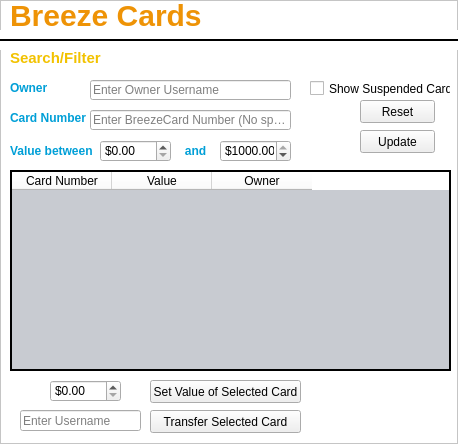
<?xml version="1.0" encoding="UTF-8"?>
<ui version="4.0">
 <class>Frame</class>
 <widget class="QFrame" name="Frame">
  <property name="geometry">
   <rect>
    <x>0</x>
    <y>0</y>
    <width>458</width>
    <height>444</height>
   </rect>
  </property>
  <property name="windowTitle">
   <string>Breeze Card Management</string>
  </property>
  <property name="windowIcon">
   <iconset resource="../qtResources.qrc">
    <normaloff>:/newPrefix/ui/marta-logo.png</normaloff>:/newPrefix/ui/marta-logo.png</iconset>
  </property>
  <property name="toolTipDuration">
   <number>-1</number>
  </property>
  <property name="styleSheet">
   <string notr="true">QFrame {background-color: #ffffff} 
QLabel {color: #009fd7; font-weight: bold;}
#frameLabelTop {background-color: transparent; color: #ee9306; font-size: 30px;}</string>
  </property>
  <property name="frameShape">
   <enum>QFrame::StyledPanel</enum>
  </property>
  <property name="frameShadow">
   <enum>QFrame::Raised</enum>
  </property>
  <widget class="QPushButton" name="updateButton">
   <property name="geometry">
    <rect>
     <x>360</x>
     <y>130</y>
     <width>75</width>
     <height>23</height>
    </rect>
   </property>
   <property name="cursor">
    <cursorShape>PointingHandCursor</cursorShape>
   </property>
   <property name="text">
    <string>Update</string>
   </property>
  </widget>
  <widget class="QCheckBox" name="checkBox">
   <property name="geometry">
    <rect>
     <x>310</x>
     <y>80</y>
     <width>141</width>
     <height>17</height>
    </rect>
   </property>
   <property name="text">
    <string>Show Suspended Cards</string>
   </property>
  </widget>
  <widget class="QLabel" name="frameLabelTop">
   <property name="geometry">
    <rect>
     <x>10</x>
     <y>0</y>
     <width>201</width>
     <height>31</height>
    </rect>
   </property>
   <property name="font">
    <font>
     <pointsize>-1</pointsize>
     <weight>75</weight>
     <bold>true</bold>
    </font>
   </property>
   <property name="autoFillBackground">
    <bool>false</bool>
   </property>
   <property name="styleSheet">
    <string notr="true">#frameLabelTop {background-color: transparent}</string>
   </property>
   <property name="text">
    <string>Breeze Cards</string>
   </property>
  </widget>
  <widget class="QPushButton" name="resetButton">
   <property name="geometry">
    <rect>
     <x>360</x>
     <y>100</y>
     <width>75</width>
     <height>23</height>
    </rect>
   </property>
   <property name="cursor">
    <cursorShape>PointingHandCursor</cursorShape>
   </property>
   <property name="text">
    <string>Reset</string>
   </property>
  </widget>
  <widget class="QLabel" name="cardNumberLabel">
   <property name="geometry">
    <rect>
     <x>10</x>
     <y>110</y>
     <width>81</width>
     <height>16</height>
    </rect>
   </property>
   <property name="text">
    <string>Card Number</string>
   </property>
  </widget>
  <widget class="QLabel" name="valueBetweenLabel">
   <property name="geometry">
    <rect>
     <x>10</x>
     <y>140</y>
     <width>91</width>
     <height>21</height>
    </rect>
   </property>
   <property name="text">
    <string>Value between</string>
   </property>
  </widget>
  <widget class="Line" name="line">
   <property name="windowModality">
    <enum>Qt::ApplicationModal</enum>
   </property>
   <property name="geometry">
    <rect>
     <x>0</x>
     <y>30</y>
     <width>461</width>
     <height>20</height>
    </rect>
   </property>
   <property name="maximumSize">
    <size>
     <width>16777215</width>
     <height>16777215</height>
    </size>
   </property>
   <property name="font">
    <font>
     <pointsize>8</pointsize>
    </font>
   </property>
   <property name="mouseTracking">
    <bool>true</bool>
   </property>
   <property name="autoFillBackground">
    <bool>false</bool>
   </property>
   <property name="styleSheet">
    <string notr="true">Line {backgournd-color: transparent;}</string>
   </property>
   <property name="frameShadow">
    <enum>QFrame::Plain</enum>
   </property>
   <property name="lineWidth">
    <number>2</number>
   </property>
   <property name="orientation">
    <enum>Qt::Horizontal</enum>
   </property>
  </widget>
  <widget class="QPushButton" name="setValueButton">
   <property name="geometry">
    <rect>
     <x>150</x>
     <y>380</y>
     <width>151</width>
     <height>23</height>
    </rect>
   </property>
   <property name="cursor">
    <cursorShape>PointingHandCursor</cursorShape>
   </property>
   <property name="text">
    <string>Set Value of Selected Card</string>
   </property>
  </widget>
  <widget class="QPushButton" name="transferCardButton">
   <property name="geometry">
    <rect>
     <x>150</x>
     <y>410</y>
     <width>151</width>
     <height>23</height>
    </rect>
   </property>
   <property name="cursor">
    <cursorShape>PointingHandCursor</cursorShape>
   </property>
   <property name="text">
    <string>Transfer Selected Card</string>
   </property>
  </widget>
  <widget class="QLabel" name="searchFilterLabel">
   <property name="geometry">
    <rect>
     <x>10</x>
     <y>50</y>
     <width>111</width>
     <height>16</height>
    </rect>
   </property>
   <property name="styleSheet">
    <string notr="true">#searchFilterLabel {font-size: 15px; color: #f2c200;}</string>
   </property>
   <property name="text">
    <string>Search/Filter</string>
   </property>
  </widget>
  <widget class="QLabel" name="andLabel">
   <property name="geometry">
    <rect>
     <x>180</x>
     <y>140</y>
     <width>31</width>
     <height>21</height>
    </rect>
   </property>
   <property name="styleSheet">
    <string notr="true"/>
   </property>
   <property name="text">
    <string>and</string>
   </property>
   <property name="alignment">
    <set>Qt::AlignCenter</set>
   </property>
  </widget>
  <widget class="QLabel" name="ownerLabel">
   <property name="geometry">
    <rect>
     <x>10</x>
     <y>80</y>
     <width>41</width>
     <height>16</height>
    </rect>
   </property>
   <property name="text">
    <string>Owner</string>
   </property>
  </widget>
  <widget class="QLineEdit" name="ownerTextEdit">
   <property name="geometry">
    <rect>
     <x>90</x>
     <y>80</y>
     <width>201</width>
     <height>20</height>
    </rect>
   </property>
   <property name="placeholderText">
    <string>Enter Owner Username</string>
   </property>
  </widget>
  <widget class="QLineEdit" name="cardNumberTextEdit">
   <property name="geometry">
    <rect>
     <x>90</x>
     <y>110</y>
     <width>201</width>
     <height>20</height>
    </rect>
   </property>
   <property name="placeholderText">
    <string>Enter BreezeCard Number (No spaces)</string>
   </property>
  </widget>
  <widget class="QLineEdit" name="transferTextEdit">
   <property name="geometry">
    <rect>
     <x>20</x>
     <y>410</y>
     <width>121</width>
     <height>21</height>
    </rect>
   </property>
   <property name="placeholderText">
    <string>Enter Username</string>
   </property>
  </widget>
  <widget class="QDoubleSpinBox" name="cardValueSpinBox">
   <property name="geometry">
    <rect>
     <x>50</x>
     <y>380</y>
     <width>71</width>
     <height>22</height>
    </rect>
   </property>
   <property name="buttonSymbols">
    <enum>QAbstractSpinBox::UpDownArrows</enum>
   </property>
   <property name="prefix">
    <string>$</string>
   </property>
   <property name="maximum">
    <double>1000.000000000000000</double>
   </property>
   <property name="singleStep">
    <double>0.010000000000000</double>
   </property>
   <property name="value">
    <double>0.000000000000000</double>
   </property>
  </widget>
  <widget class="QDoubleSpinBox" name="money1SpinBox">
   <property name="geometry">
    <rect>
     <x>100</x>
     <y>140</y>
     <width>71</width>
     <height>22</height>
    </rect>
   </property>
   <property name="buttonSymbols">
    <enum>QAbstractSpinBox::UpDownArrows</enum>
   </property>
   <property name="prefix">
    <string>$</string>
   </property>
   <property name="maximum">
    <double>1000.000000000000000</double>
   </property>
   <property name="singleStep">
    <double>0.010000000000000</double>
   </property>
   <property name="value">
    <double>0.000000000000000</double>
   </property>
  </widget>
  <widget class="QDoubleSpinBox" name="money2SpinBox">
   <property name="geometry">
    <rect>
     <x>220</x>
     <y>140</y>
     <width>71</width>
     <height>22</height>
    </rect>
   </property>
   <property name="buttonSymbols">
    <enum>QAbstractSpinBox::UpDownArrows</enum>
   </property>
   <property name="prefix">
    <string>$</string>
   </property>
   <property name="maximum">
    <double>1000.000000000000000</double>
   </property>
   <property name="singleStep">
    <double>0.010000000000000</double>
   </property>
   <property name="value">
    <double>1000.000000000000000</double>
   </property>
  </widget>
  <widget class="QTableWidget" name="tableWidget">
   <property name="geometry">
    <rect>
     <x>10</x>
     <y>170</y>
     <width>441</width>
     <height>201</height>
    </rect>
   </property>
   <property name="focusPolicy">
    <enum>Qt::StrongFocus</enum>
   </property>
   <property name="autoFillBackground">
    <bool>false</bool>
   </property>
   <property name="styleSheet">
    <string notr="true">#tableWidget {background-color: #c8cbd1;}</string>
   </property>
   <property name="frameShape">
    <enum>QFrame::WinPanel</enum>
   </property>
   <property name="frameShadow">
    <enum>QFrame::Plain</enum>
   </property>
   <property name="sizeAdjustPolicy">
    <enum>QAbstractScrollArea::AdjustToContents</enum>
   </property>
   <property name="editTriggers">
    <set>QAbstractItemView::NoEditTriggers</set>
   </property>
   <property name="alternatingRowColors">
    <bool>true</bool>
   </property>
   <property name="selectionMode">
    <enum>QAbstractItemView::SingleSelection</enum>
   </property>
   <property name="selectionBehavior">
    <enum>QAbstractItemView::SelectRows</enum>
   </property>
   <property name="sortingEnabled">
    <bool>true</bool>
   </property>
   <property name="columnCount">
    <number>3</number>
   </property>
   <attribute name="horizontalHeaderCascadingSectionResizes">
    <bool>false</bool>
   </attribute>
   <attribute name="horizontalHeaderStretchLastSection">
    <bool>false</bool>
   </attribute>
   <attribute name="verticalHeaderVisible">
    <bool>false</bool>
   </attribute>
   <column>
    <property name="text">
     <string>Card Number</string>
    </property>
   </column>
   <column>
    <property name="text">
     <string>Value</string>
    </property>
   </column>
   <column>
    <property name="text">
     <string>Owner</string>
    </property>
   </column>
  </widget>
 </widget>
 <resources>
  <include location="../qtResources.qrc"/>
 </resources>
 <connections/>
</ui>
